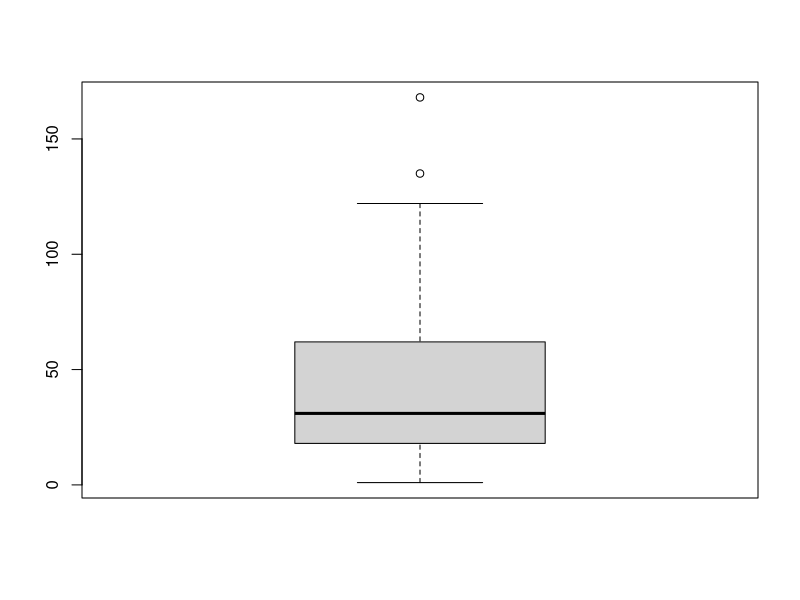
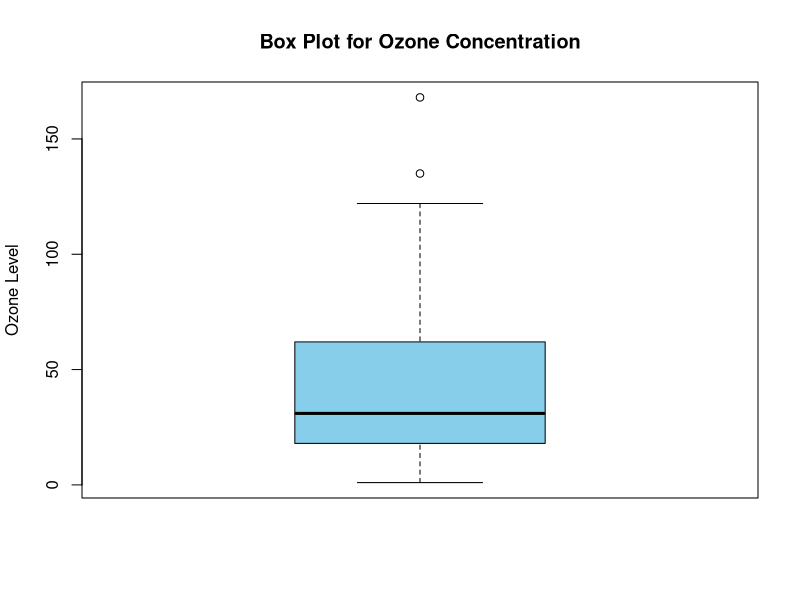
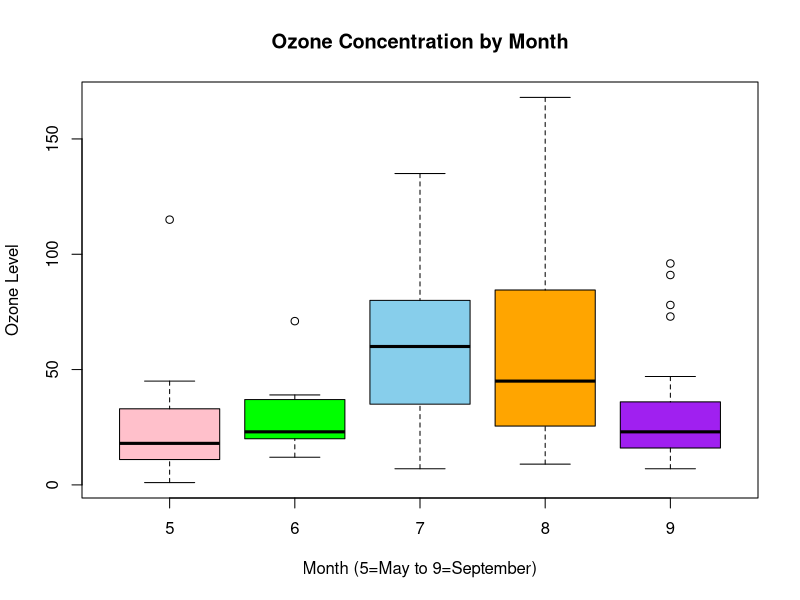
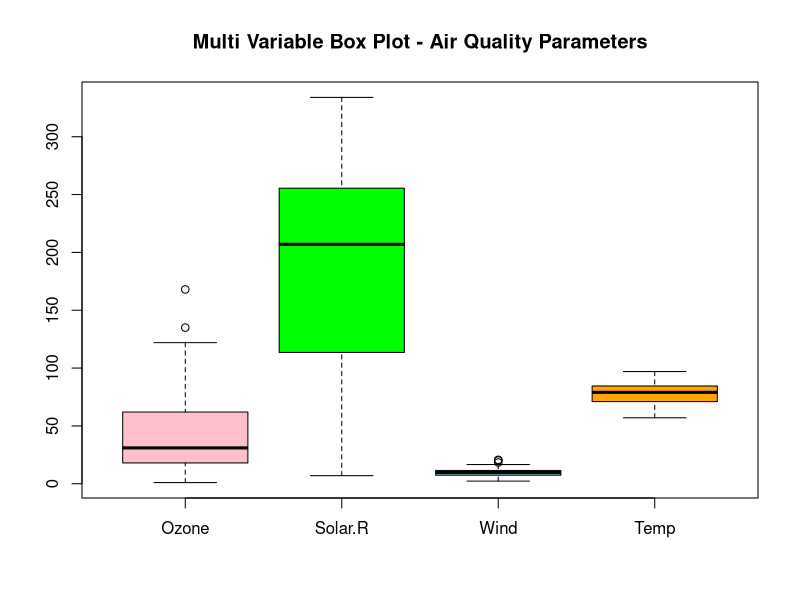
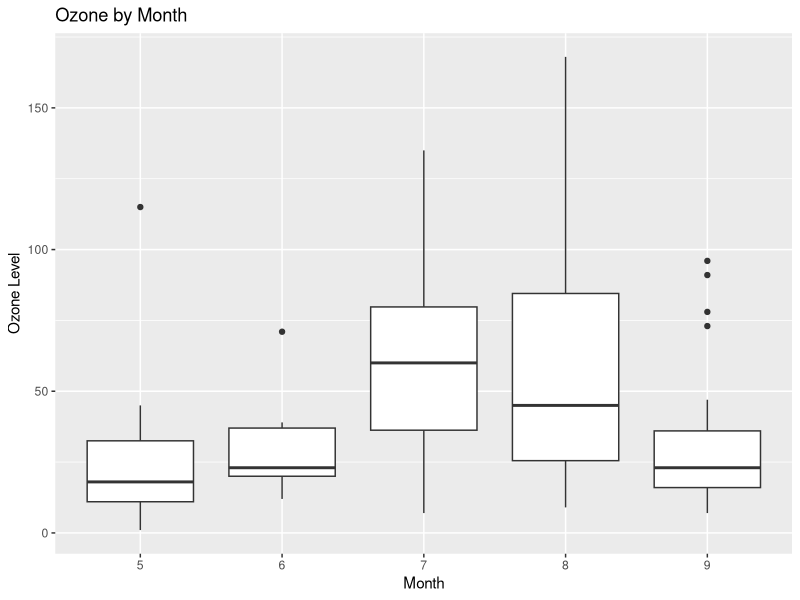
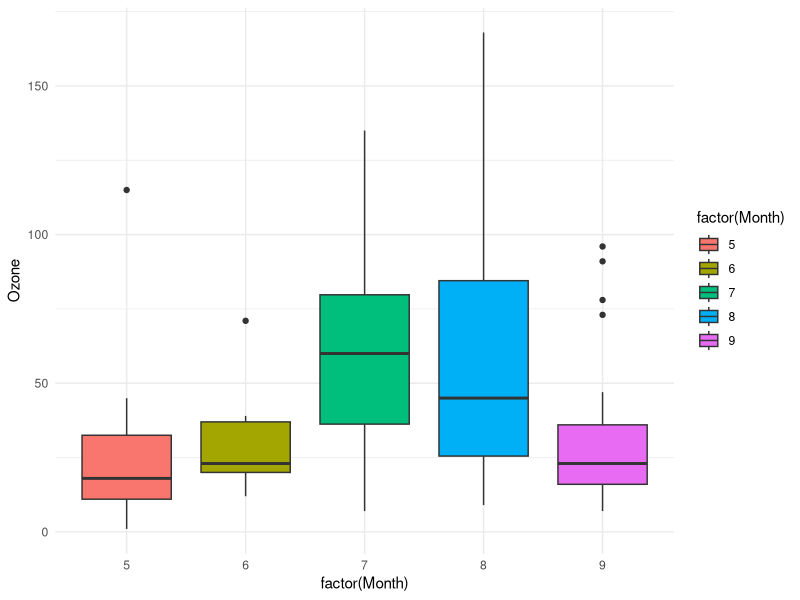
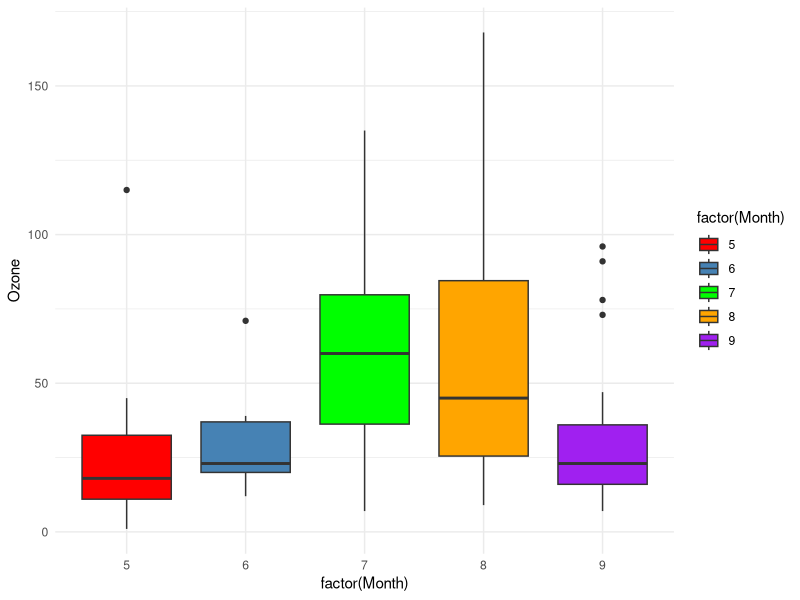

Generate these figures, in order, with R:
#data Visualization week-4b)
#Objective
#Load air quality dataset in R and visualize air quality parameters using box plots.
# Load the Data
data(airquality)

# Understand the Data
str(airquality)
View(airquality)
class(airquality)
?airquality

# Remove missing values
aq <- na.omit(airquality)

# -------------------------------
# Basic Box Plot (Ozone)
# -------------------------------
boxplot(aq$Ozone)

# Add Title & Labels
boxplot(aq$Ozone,
        main = "Box Plot for Ozone Concentration",
        ylab = "Ozone Level",
        col = "skyblue")

# -------------------------------
# Grouped Box Plot (Ozone by Month)
# -------------------------------
boxplot(Ozone ~ Month,
        data = aq,
        main = "Ozone Concentration by Month",
        xlab = "Month (5=May to 9=September)",
        ylab = "Ozone Level",
        col = c("pink", "green", "skyblue", "orange", "purple"))

# -------------------------------
# Multi-Variable Box Plot
# -------------------------------
boxplot(aq[, c("Ozone", "Solar.R", "Wind", "Temp")],
        main = "Multi Variable Box Plot - Air Quality Parameters",
        col = c("pink", "green", "skyblue", "orange"))

# -------------------------------
# GGPLOT2
# -------------------------------
library(ggplot2)

# Basic ggplot box plot
ggplot(aq,
       aes(x = factor(Month), y = Ozone)) +
  geom_boxplot() +
  labs(title = "Ozone by Month",
       x = "Month",
       y = "Ozone Level")

# Colored box plot by Month
ggplot(aq,
       aes(x = factor(Month), y = Ozone, fill = factor(Month))) +
  geom_boxplot() +
  theme_minimal()

# Using Manual Color Palette
ggplot(aq,
       aes(x = factor(Month), y = Ozone, fill = factor(Month))) +
  geom_boxplot() +
  scale_fill_manual(
    values = c(
      "5" = "red",
      "6" = "steelblue",
      "7" = "green",
      "8" = "orange",
      "9" = "purple"
    )
  ) +
  theme_minimal()
